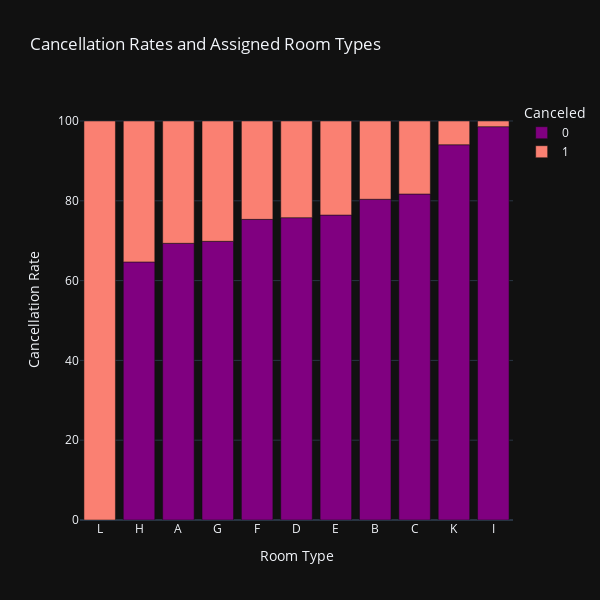

The notebook cell saved with this chart:
### Code cell
fig = px.bar(assigned_room_cancel,
             x=assigned_room_cancel.index,
             y=[0, 1],
             color_discrete_sequence=['purple', 'salmon'],
             labels={'variable': 'Canceled', 'value': 'Cancellation Rate (%)'},
             title='Cancellation Rates and Assigned Room Types',
             template = 'plotly_dark')

# fig.update_xaxes(type='category')
fig.update_layout(xaxis_title='Room Type', 
                  yaxis_title='Cancellation Rate',
                  width=600, 
                  height=600)
fig.show()

### Figure 1 — Plotly figure (JSON) as saved in the notebook; plotly's stock layout.template omitted (floating-point values rounded to 4 significant figures)
{"data": [{"alignmentgroup": "True", "hovertemplate": "Canceled=0<br>assigned_room_type=%{x}<br>Cancellation Rate (%)=%{y}<extra></extra>", "legendgroup": "0", "marker": {"color": "purple", "pattern": {"shape": ""}}, "name": "0", "offsetgroup": "0", "orientation": "v", "showlegend": true, "textposition": "auto", "type": "bar", "x": ["L", "H", "A", "G", "F", "D", "E", "B", "C", "K", "I"], "xaxis": "x", "y": [null, 64.68, 69.35, 69.85, 75.35, 75.77, 76.43, 80.39, 81.71, 94.05, 98.58], "yaxis": "y"}, {"alignmentgroup": "True", "hovertemplate": "Canceled=1<br>assigned_room_type=%{x}<br>Cancellation Rate (%)=%{y}<extra></extra>", "legendgroup": "1", "marker": {"color": "salmon", "pattern": {"shape": ""}}, "name": "1", "offsetgroup": "1", "orientation": "v", "showlegend": true, "textposition": "auto", "type": "bar", "x": ["L", "H", "A", "G", "F", "D", "E", "B", "C", "K", "I"], "xaxis": "x", "y": [100, 35.32, 30.65, 30.15, 24.65, 24.23, 23.57, 19.61, 18.29, 5.95, 1.42], "yaxis": "y"}], "layout": {"barmode": "relative", "height": 600, "legend": {"title": {"text": "Canceled"}, "tracegroupgap": 0}, "title": {"text": "Cancellation Rates and Assigned Room Types"}, "width": 600, "xaxis": {"anchor": "y", "domain": [0, 1], "title": {"text": "Room Type"}}, "yaxis": {"anchor": "x", "domain": [0, 1], "title": {"text": "Cancellation Rate"}}}}
